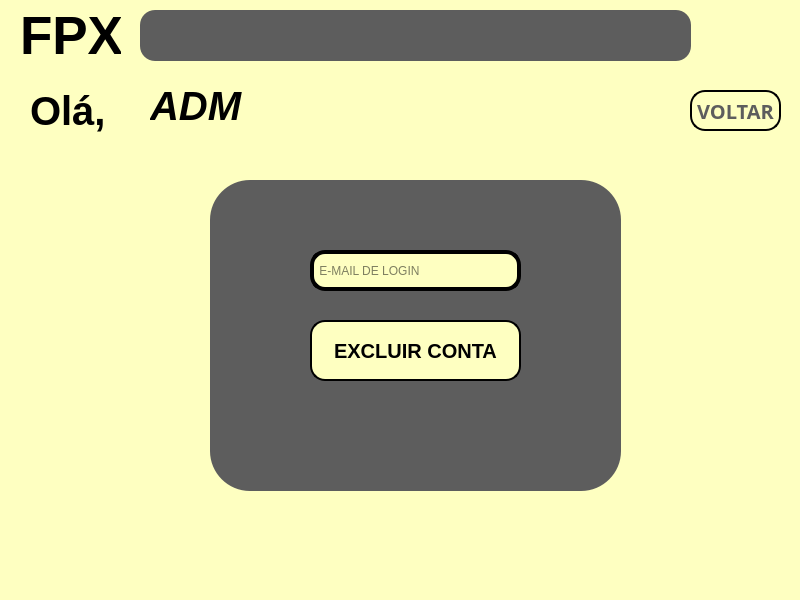
<?xml version="1.0" encoding="UTF-8"?>
<ui version="4.0">
 <class>MainWindow</class>
 <widget class="QMainWindow" name="MainWindow">
  <property name="geometry">
   <rect>
    <x>0</x>
    <y>0</y>
    <width>800</width>
    <height>600</height>
   </rect>
  </property>
  <property name="windowTitle">
   <string>MainWindow</string>
  </property>
  <property name="styleSheet">
   <string notr="true">background-color: rgb(254, 255, 193);</string>
  </property>
  <widget class="QWidget" name="centralwidget">
   <widget class="QLabel" name="label_2">
    <property name="geometry">
     <rect>
      <x>30</x>
      <y>80</y>
      <width>131</width>
      <height>61</height>
     </rect>
    </property>
    <property name="font">
     <font>
      <pointsize>30</pointsize>
      <weight>75</weight>
      <bold>true</bold>
     </font>
    </property>
    <property name="text">
     <string>Olá, </string>
    </property>
   </widget>
   <widget class="QFrame" name="frame_2">
    <property name="geometry">
     <rect>
      <x>210</x>
      <y>180</y>
      <width>411</width>
      <height>311</height>
     </rect>
    </property>
    <property name="styleSheet">
     <string notr="true">background-color: rgb(93, 93, 93);
border-radius: 40px;
border-style: outset;
border- width: 4px;</string>
    </property>
    <property name="frameShape">
     <enum>QFrame::StyledPanel</enum>
    </property>
    <property name="frameShadow">
     <enum>QFrame::Raised</enum>
    </property>
    <widget class="QPushButton" name="pushButton_4">
     <property name="geometry">
      <rect>
       <x>100</x>
       <y>140</y>
       <width>211</width>
       <height>61</height>
      </rect>
     </property>
     <property name="font">
      <font>
       <pointsize>15</pointsize>
       <weight>75</weight>
       <bold>true</bold>
      </font>
     </property>
     <property name="styleSheet">
      <string notr="true">background-color: rgb(254, 255, 193);
border-style: outset;
border-width: 2px;
border-radius: 15px;
border-color: black;</string>
     </property>
     <property name="text">
      <string>EXCLUIR CONTA</string>
     </property>
    </widget>
    <widget class="QLineEdit" name="lineEdit">
     <property name="geometry">
      <rect>
       <x>100</x>
       <y>70</y>
       <width>211</width>
       <height>41</height>
      </rect>
     </property>
     <property name="styleSheet">
      <string notr="true">background-color: rgb(254, 255, 193);
border-radius: 15px;
border-style: outset;
border-width: 4px;</string>
     </property>
     <property name="placeholderText">
      <string> E-MAIL DE LOGIN</string>
     </property>
    </widget>
    <widget class="QLabel" name="label_5">
     <property name="geometry">
      <rect>
       <x>106</x>
       <y>240</y>
       <width>201</width>
       <height>20</height>
      </rect>
     </property>
     <property name="styleSheet">
      <string notr="true">color: white;</string>
     </property>
     <property name="text">
      <string/>
     </property>
     <property name="alignment">
      <set>Qt::AlignCenter</set>
     </property>
    </widget>
   </widget>
   <widget class="QFrame" name="frame">
    <property name="geometry">
     <rect>
      <x>140</x>
      <y>10</y>
      <width>551</width>
      <height>51</height>
     </rect>
    </property>
    <property name="styleSheet">
     <string notr="true">background-color: rgb(93, 93, 93);
border-radius: 15px;
border-style: outset;
border- width: 2px;</string>
    </property>
    <property name="frameShape">
     <enum>QFrame::StyledPanel</enum>
    </property>
    <property name="frameShadow">
     <enum>QFrame::Raised</enum>
    </property>
   </widget>
   <widget class="QLabel" name="label_3">
    <property name="geometry">
     <rect>
      <x>150</x>
      <y>80</y>
      <width>521</width>
      <height>51</height>
     </rect>
    </property>
    <property name="font">
     <font>
      <pointsize>30</pointsize>
      <weight>75</weight>
      <italic>true</italic>
      <bold>true</bold>
     </font>
    </property>
    <property name="text">
     <string>ADM</string>
    </property>
   </widget>
   <widget class="QLabel" name="label_4">
    <property name="geometry">
     <rect>
      <x>710</x>
      <y>0</y>
      <width>71</width>
      <height>71</height>
     </rect>
    </property>
    <property name="text">
     <string/>
    </property>
    <property name="pixmap">
     <pixmap>D:/downloads/profile-user (2).png</pixmap>
    </property>
   </widget>
   <widget class="QLabel" name="label">
    <property name="geometry">
     <rect>
      <x>20</x>
      <y>10</y>
      <width>101</width>
      <height>51</height>
     </rect>
    </property>
    <property name="font">
     <font>
      <pointsize>40</pointsize>
      <weight>75</weight>
      <bold>true</bold>
     </font>
    </property>
    <property name="text">
     <string>FPX</string>
    </property>
   </widget>
   <widget class="QPushButton" name="pushButton">
    <property name="geometry">
     <rect>
      <x>690</x>
      <y>90</y>
      <width>91</width>
      <height>41</height>
     </rect>
    </property>
    <property name="font">
     <font>
      <family>Yu Gothic</family>
      <pointsize>15</pointsize>
      <weight>75</weight>
      <italic>false</italic>
      <bold>true</bold>
     </font>
    </property>
    <property name="styleSheet">
     <string notr="true">color: rgb(93, 93, 93);
border-style: outset;
border-width: 2px;
border-radius: 15px;
border-color: black;
</string>
    </property>
    <property name="text">
     <string>VOLTAR</string>
    </property>
   </widget>
  </widget>
  <widget class="QMenuBar" name="menubar">
   <property name="geometry">
    <rect>
     <x>0</x>
     <y>0</y>
     <width>800</width>
     <height>21</height>
    </rect>
   </property>
  </widget>
  <widget class="QStatusBar" name="statusbar"/>
 </widget>
 <resources/>
 <connections/>
</ui>
